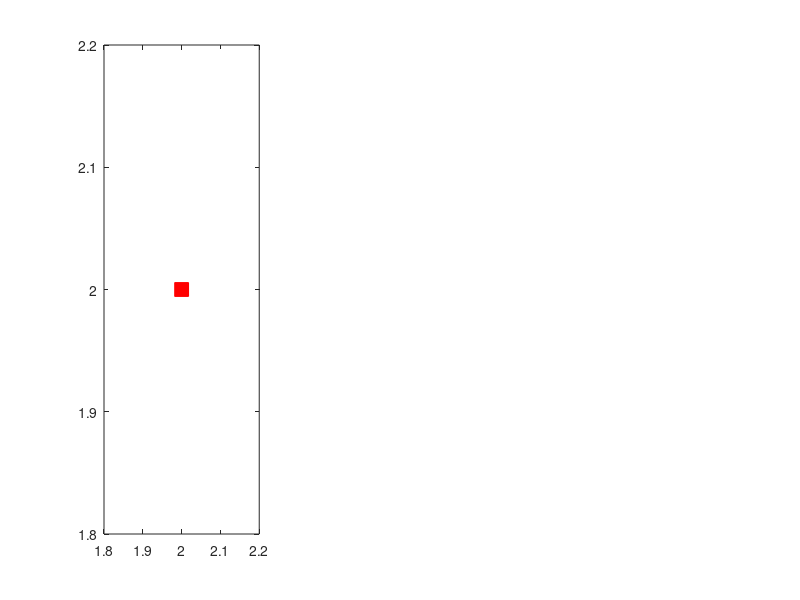

The MATLAB script that drew this image: (Note: this script raises an error after producing the figure.)
%=======================================================
%Anthony Bugatto
%CS 455: Mobile Sensor Netorks
%Project 1: Flocking
%=======================================================

                    clc,clear
                    close all
                    
%================ALGORITHM NUMBER=======================

                    ALG_NUM = 5;    
                    
%=============PARAMETER OF SIMULATION===================

d = 15;%Set desired distance among sensor nodes
k_scale = 1.2;%Set the scale of MSN
r = k_scale*d; %Set the active range 
r_prime = .22*k_scale*r; %Set the active range of beta agent
epsilon = 0.1; %Set a constant for sigma norm
num_nodes = 10; %Set number of sensor nodes
n=2; %Set number of dimensions

F = 50; %actual value 
Cv = .01;

    grid_size = 20; %20x20
    r = 17; %set communication range 
    r_s = 17*ones(num_nodes,1); %measurement radius
    num_nodes = 10; %Randomly generate nodes
    grid_size = 4; %4x4
    r = 2; %set communication range 
    r_s = 3*ones(num_nodes,1); %measurement radius

%Place F Value on Graph
subplot(1,3,1);
plot(.5*grid_size, .5*grid_size, 's', 'LineWidth' ,.1 , 'MarkerEdgeColor', 'r', 'MarkerFaceColor', 'r', 'MarkerSize', 10)
hold on

nodes = grid_size.*rand(num_nodes, n) + grid_size.*repmat([0 1], num_nodes, 1); %Randomly generate initial positions of MSN 
p_nodes = zeros(num_nodes,n); %Set initial velocties of MSN
delta_t_update = 0.08; %Set time step
t = 0:delta_t_update:7;% Set simulation time

if ALG_NUM == 5 %=================SET OBSTACLES==========================
    obstacles = [50, 100; 150 80; 200, 230; 280 150]; %set positions of obstacles
    Rk = [20; 10; 15; 8]; %Radii of obstacles
    num_obstacles = size(obstacles,1); %Find number of obstacles
end

if ALG_NUM ~= 1 %=========SET A STATIC TARGET================
    qt1 = [150 150]; %Set position of the static target (gamma agent)
	pt1= [0 0]; %Set initial velocity of the target
end
    
nodes_old = nodes; %KEEP previous positions of MSN
q_mean = zeros(size(t,2), n); %Save positions of COM (Center of Mass)
p_mean = zeros(size(t,2), n); %Save velocities of COM (Center of Mass)
Connectivity = []; %save connectivity of MSN
q_nodes_all = cell(size(t,2), num_nodes); %creates cell array to store history of system pos
p_nodes_all = cell(size(t,2), num_nodes); % -   -   -   -   -   -   -   -   -   -   -   -vel

%compute grid average 
x_ave = 0; 
y_ave = 0;
for i = 1:num_nodes
    x_ave = x_ave + nodes(i,1);
    y_ave = y_ave + nodes(i,2);
end
q_ave = (1/num_nodes)*[x_ave y_ave];

%Compute Variance Matrix (works for all cases in static system
Var = zeros(num_nodes,1);
for i = 1:num_nodes
    diff = norm(nodes(i,:) - q_ave);
    Var(i) = (diff^2 + Cv) / (r_s(i)^2);
end

%initial value
nodes_va = F.*ones(num_nodes,1) + normrnd(0,Var(:)); %Add measurement for each node: yi= theta + v_i
nodes_va0 = nodes_va; %save the initial measurement

%Define History
history = []; %add nodes_va_next after each iteration 
history(1,:) = nodes_va0; %each column is a history vector
 
nFrames = 20; %set number of frames for the movie
mov(1:nFrames) = struct('cdata', [],'colormap', []); %Preallocate movie structure
iteration = 2;
nodes_ave = zeros(num_nodes,1);
nodes_wht = zeros(num_nodes,1);
nodes_avef = zeros(num_nodes,1);
nodes_whtf = zeros(num_nodes,1);
for iteration = 1:length(t)
            %Line Trajectory of a moving target
            qt_x1 = t(iteration);
            qt_y1 = t(iteration);

            %compute position of target
            qt1(iteration,:) = [qt_x1, qt_y1];
        
            %compute velocities of target
            pt1(iteration,:) = (qt1(iteration,:) - qt1(iteration-1,:)) / delta_t_update;

        plot(qt1(:,1),qt1(:,2),'ro','LineWidth',2,'MarkerEdgeColor','r','MarkerFaceColor','r', 'MarkerSize',4.2)
        hold on

    %=====================(LOOP) UPDATE PROCESS for MSN=====================
    
        [Nei_agent, A] = findneighbors1(nodes, r);
        [Ui] = inputcontrol_Algorithm2(ALG_NUM, num_nodes, nodes, Nei_agent, n, epsilon, r, d, qt1, pt1, p_nodes); 
    
    p_nodes = (nodes - nodes_old)/delta_t_update; %COMPUTE velocities of sensor nodes
    p_nodes_all{iteration} = p_nodes; %SAVE VELOCITY OF ALL NODES
    nodes_old = nodes;
    nodes = nodes_old + p_nodes*delta_t_update + .5*Ui*delta_t_update*delta_t_update;
    q_mean(iteration,:) = mean(nodes); %Compute position of COM of MSN
    
    for l = 1:num_nodes %sum the neighbor weights
        %compute Wii
        Wii = weighted_design2(l ,l ,Var ,Nei_agent ,Cv ,r ,r_s);
        
        %compute sum of Wij*X_j
        sum1 = 0;
        sum2 = 0;
        for m = 1:size(Nei_agent{l},1) %iterates through neighbors
            sum1 = sum1 + (nodes_va(Nei_agent{l}(m)) * weighted_design2(i ,Nei_agent{l}(m) ,Var ,Nei_agent ,Cv ,r ,r_s));
            sum2 = sum2 + (nodes_va(Nei_agent{l}(m)) * weighted_metropolis(i, Nei_agent{l}(m), Nei_agent));
        end
        
        %get estimates X_i
        nodes_ave(l) = Wii*nodes_va(l) + sum1;
        nodes_wht(l) = Wii*nodes_va(l) + sum2;
    end
    
    if ALG_NUM ~= 1
        plot(q_mean(:,1),q_mean(:,2),'ro','LineWidth',2,'MarkerEdgeColor','k', 'MarkerFaceColor','k','MarkerSize',4.2)
        hold on
    end
    
    p_mean(iteration,:) = mean(p_nodes); %Compute velocity of COM of MSN
    q_nodes_all{iteration} = nodes; 
    Connectivity(iteration)= (1 / num_nodes) * rank(A);
   
    if ALG_NUM == 5 %Draw obstacles
         phi = 0:.1:2*pi;
         for k = 1:num_obstacles
            X = Rk(k)*cos(phi);
            Y = Rk(k)*sin(phi); 
            plot(X+obstacles(k,1),Y+obstacles(k,2),'r',nodes(:,1),nodes(:,2), 'g>') 
            fill(X+obstacles(k,1),Y+obstacles(k,2),'r')
            axis([0 250 0 80]);
            hold on
         end
    end
     
    %================= PLOT and LINK SENSOR TOGETHER ===============
    plot(nodes(:,1),nodes(:,2), '.')
    hold on
    plot(nodes(:,1),nodes(:,2), 'k>','LineWidth',.2,'MarkerEdgeColor','k','MarkerFaceColor','k','MarkerSize',5) 
    hold off
    
    for node_i = 1:num_nodes
        tmp=nodes(Nei_agent{node_i},:);
        for j = 1:size(nodes(Nei_agent{node_i},1))
            line([nodes(node_i,1),tmp(j,1)],[nodes(node_i,2),tmp(j,2)])
        end
    end
    
	convergance = false; 
    conv_val = nodes_va_next(1); 
    for i = 2:num_nodes %check if converged within .001%
        if (conv_val - nodes_va_next(i)) < .001 %breaks if not in conscensus
            if i == 10
                convergance = true;
                nodes_va_f = conv_val; %set final converged estimate
            end
        end
    end
    
    if convergance == true
        break
    end
    
	history(iteration,:) = nodes_va_next; %add estimate to history
    nodes_va = nodes_va_next; %iterate estimates
    mov(iteration) = getframe;
    hold off
end



%==========================VIDEO SIMULATION=============================
%{
v = VideoWriter('flocking.avi', 'MPEG-4'); %Make movie
open(v)
writeVideo(v,mov);
%}
%========================PLOT VELOCITY OF MSN===========================

p_each_nodes = [];
for i = 2:size(t,2) %iterates through the timesteps for the history cell matrix
    tmp7 = p_nodes_all{i};
    for j = 1:num_nodes
        if j == 1 %Plot velociy of sensor node 1; you can change this number to plot for other nodes 
            p_each_nodes(i) = norm(tmp7(j,:));
            figure(3), plot(p_each_nodes, 'b')
            hold on
        end
    end
end

figure(4), plot(Connectivity)
grid on

%========================PLOT TRAJECTORY OF SENSOR NODES=============== 

for i = 2:length(q_nodes_all)
    tmp8 = q_nodes_all{i};
    figure(5), plot(tmp8(:,1), tmp8(:,2), 'k.') 
    hold on
end

hold on
plot(nodes(:,1), nodes(:,2), 'm>', 'LineWidth', .2, 'MarkerEdgeColor', 'm', 'MarkerFaceColor', 'm', 'MarkerSize', 5)

%========================PLOT TRAJECTORY OF COM AND TARGET===============

figure(6), plot(q_mean(:,1), q_mean(:,2),'k.') 
hold on

if ALG_NUM ~= 1 || ALG_NUM ~= 2
    plot(qt1(:,1), qt1(:,2), 'r.')
end
